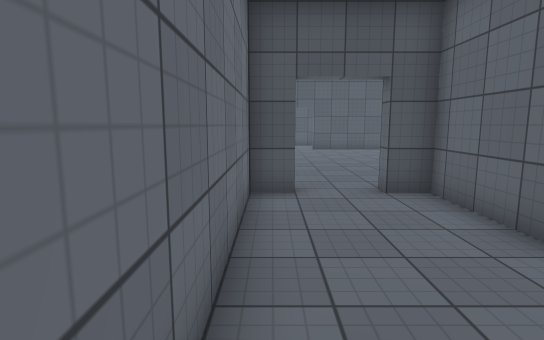
View 1 (above)

18 first-person views from a walk through a 3-D level made in the Unity game engine. The camera is 1.5 m above the floor, tilts 8° down and sees 80° across. The floor is counted in squares, 1 m on a side. Each view is taken from the middle of a square. On the plan, view 1 faces up. The plan holds only what a view shows up to about 15 squares ahead; the rest is blank. The place goes on beyond the plan. Surface patterns are stand-ins for the level's own textures.

View 2
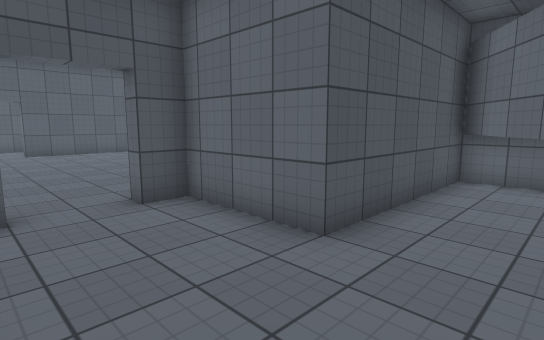

View 3
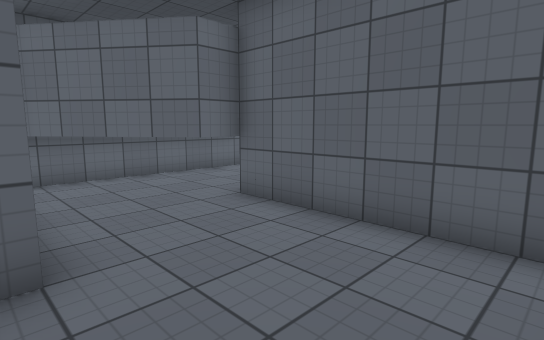

View 4
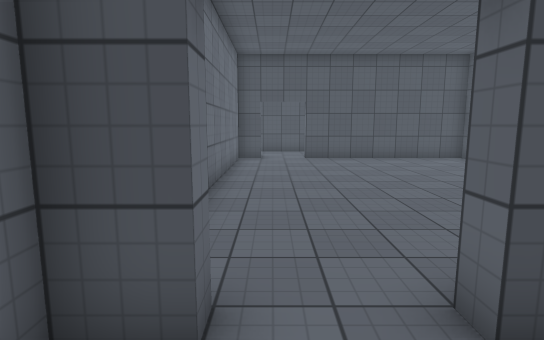

View 5
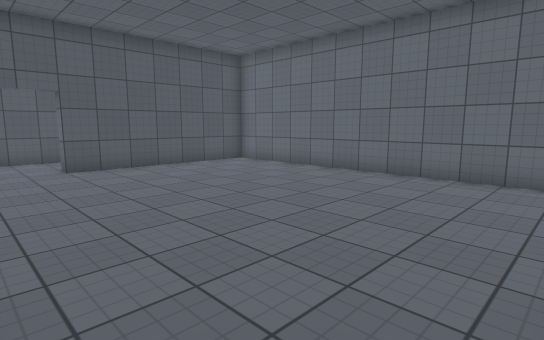

View 6
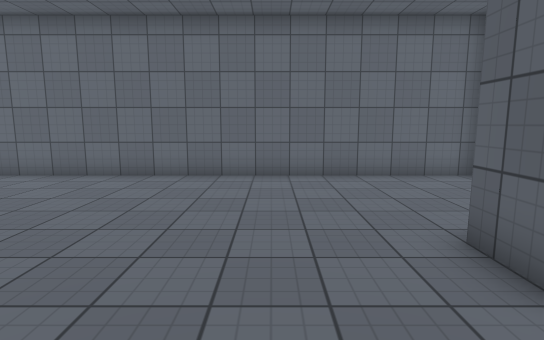

View 7
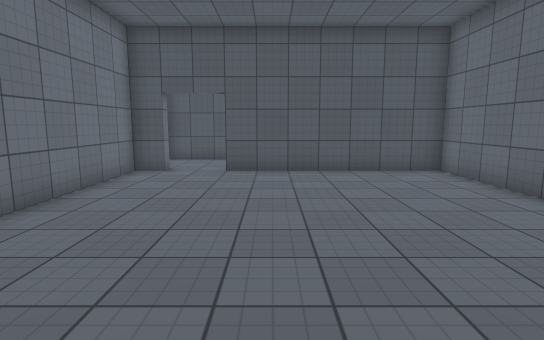

View 8
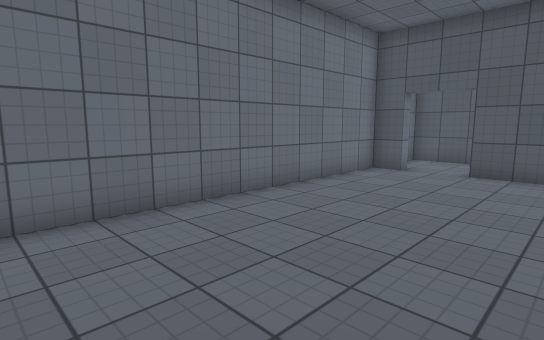

View 9
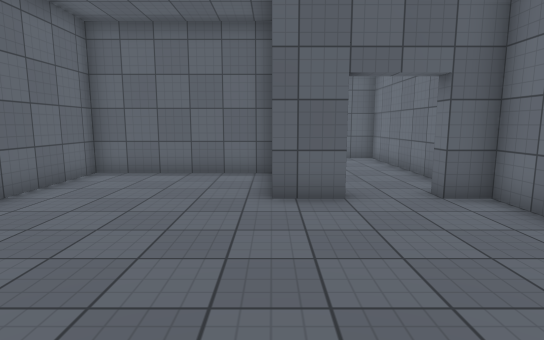

View 10
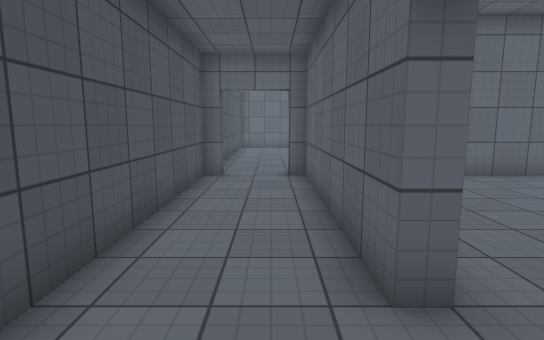

View 11
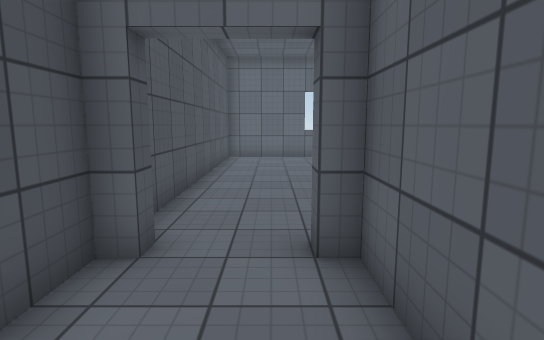

View 12
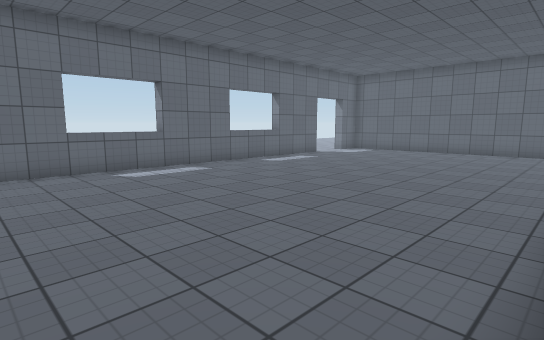

View 13
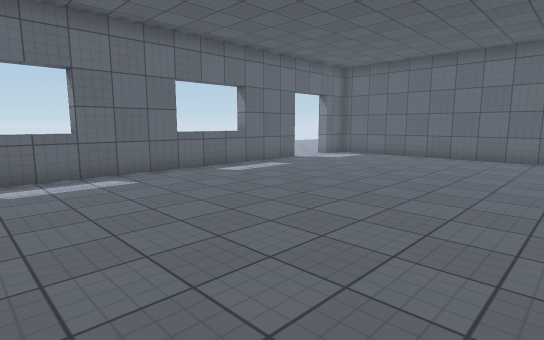

View 14
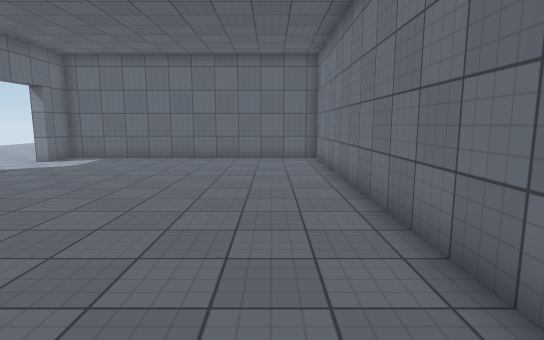

View 15
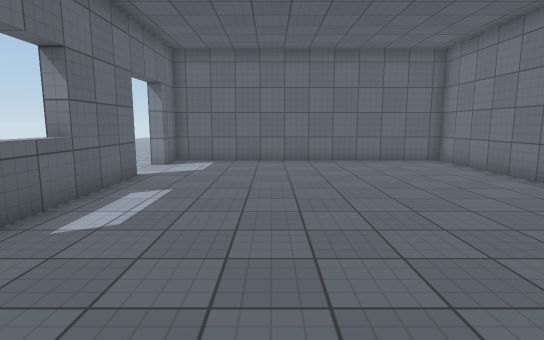

View 16
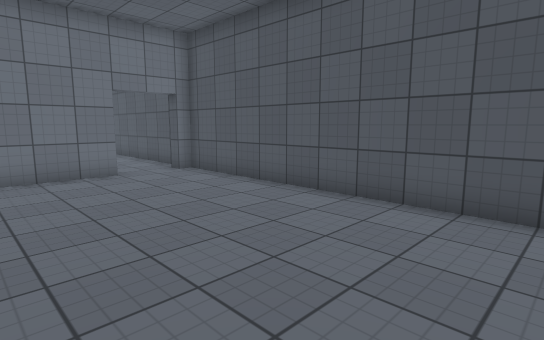

View 17
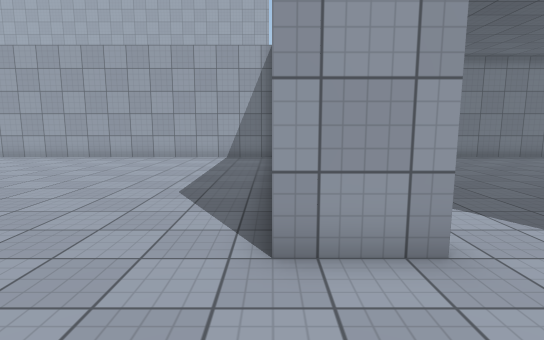

View 18
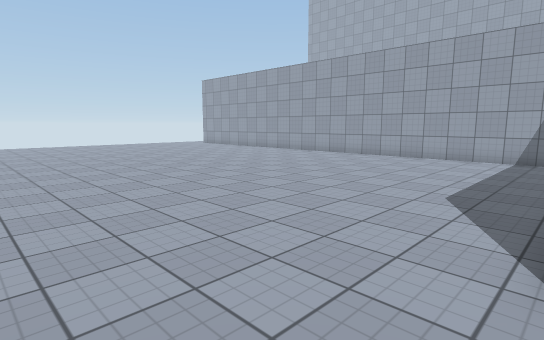

### Floor plan
Points are (right, up) in squares from view 1. A wall is a line through its corners. A room is listed if a view was taken in it or the views show most of it. See-through windows are left out.
Room 1 (views 1, 2, 3, 4)
walls: (0.5, 7.5) (0.5, 7) (-0.5, 7) (-0.5, -0.5) (5.5, -0.5) (5.5, 0.5) (9.5, 3.5) (3.5, 3.5) (3.5, 7) (2.5, 7) (2.5, 7.5); (9.5, -3.9) (9.5, 3.5)
ways out: opening at (1.5, 7) to room 2
Room 2 (views 5, 6, 7, 8, 9)
walls: (2.5, 7.5) (4, 7.5); (0.5, 20) (0.5, 19.5) (-0.5, 19.5) (-0.5, 7.5) (0.5, 7.5); (4, 4) (9.5, 4) (9.5, 19.5) (2.5, 19.5) (2.5, 20)
ways out: opening at (1.5, 7) to room 1; opening at (1.5, 20) to room 3
Room 3 (views 10, 11, 12, 13, 14, 15, 16)
walls: (10, 15.9) (10, 3.5) (21, 3.5) (21, 5) (21.5, 5); (21, 16.5) (21.5, 16.5); (20.9, 10.5) (21.5, 10.5); (9.5, 20.5) (10, 20.5) (10, 17.8); (21, 7.5) (21, 23) (10, 23); (10, 22.5) (9.5, 22.5); (9.5, 23) (-0.5, 23); (2.5, 20) (9.5, 20)
ways out: opening at (1.5, 20) to room 2; opening at (21, 6) to room 4; opening at (21, 11.5) to room 4; opening at (21, 17.5) to room 4
Room 4 (views 17, 18)
walls: (10, 3) (10, -9.6); (21.5, 5) (21.5, 3)
ways out: opening at (21, 6) to room 3; opening at (21, 11.5) to room 3; opening at (21, 17.5) to room 3

Positions as (right, up) in squares from view 1, and headings:
1: (0, 0), facing up
2: (0, 1), facing up-right
3: (0, 4), facing down-right
4: (1, 5), facing up
5: (0, 8), facing up-right
6: (0, 10), facing right
7: (4, 9), facing up
8: (5, 9), facing up-left
9: (4, 14), facing down
10: (0, 21), facing right
11: (6, 21), facing right
12: (10, 22), facing down-right
13: (11, 19), facing down-right
14: (12, 18), facing down
15: (17, 17), facing down
16: (20, 17), facing up-left
17: (25, 3), facing left
18: (25, 3), facing down-left
